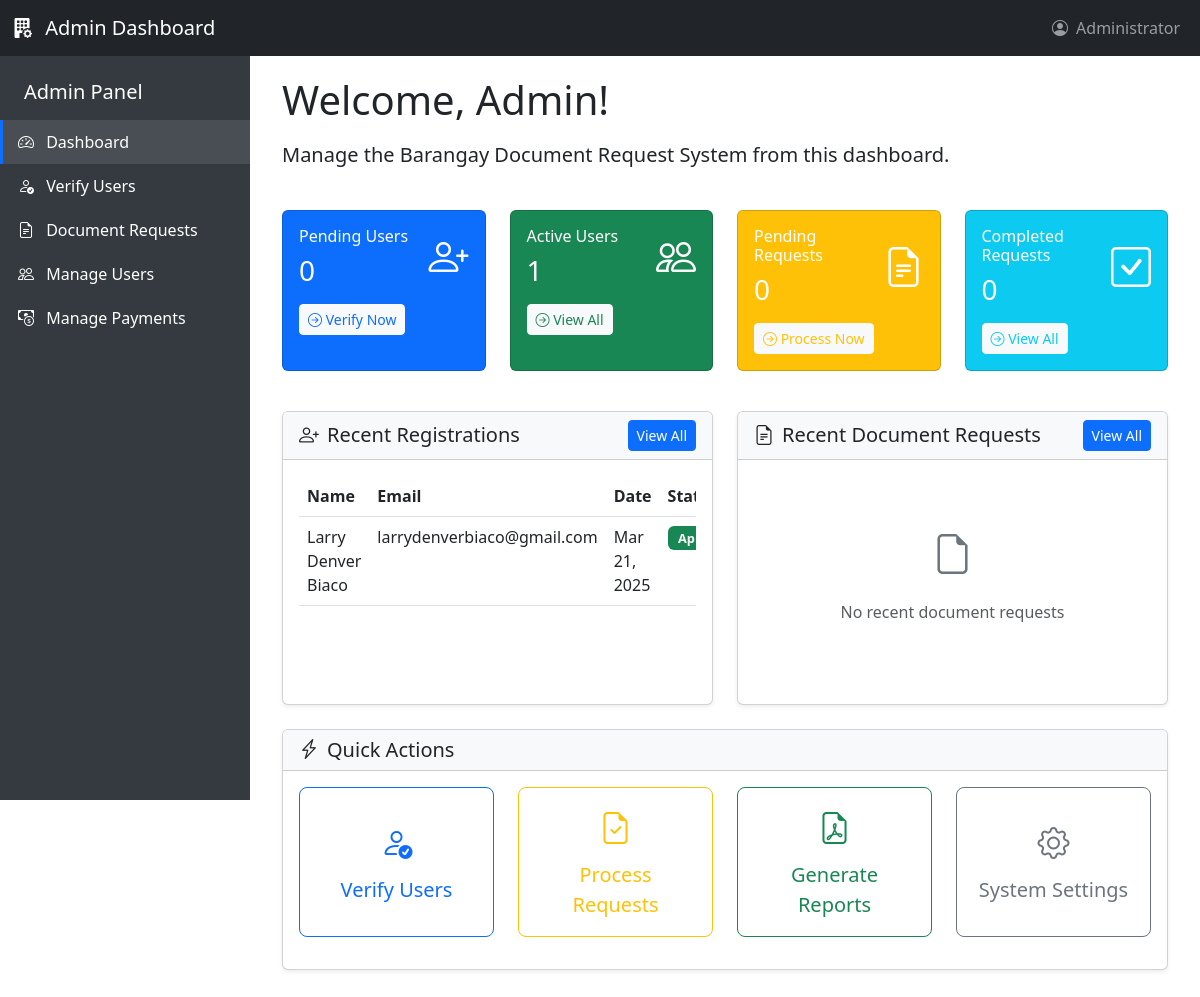
The app's page /admin.php with its own data.
### tables this page shows
CREATE TABLE `users` (
  `user_id` int(11) NOT NULL,
  `email` varchar(100) NOT NULL,
  `password` varchar(255) NOT NULL,
  `first_name` varchar(50) NOT NULL,
  `middle_name` varchar(50) DEFAULT NULL,
  `last_name` varchar(50) NOT NULL,
  `birthday` date NOT NULL,
  `gender` enum('male','female','other') NOT NULL,
  `contact_number` varchar(15) NOT NULL,
  `zone` varchar(20) NOT NULL,
  `house_number` varchar(50) NOT NULL,
  `id_path` varchar(255) NOT NULL,
  `user_type` enum('resident','staff','admin') NOT NULL DEFAULT 'resident',
  `status` enum('active','inactive','pending') NOT NULL DEFAULT 'pending',
  `created_at` timestamp NOT NULL DEFAULT current_timestamp(),
  `updated_at` timestamp NOT NULL DEFAULT current_timestamp() ON UPDATE current_timestamp(),
  `profile_pic` varchar(255) DEFAULT NULL
);

### admin.php (the view, shortened to what this page needs)
<?php
$servername = "localhost";
$username = "root";
$password = "";
$dbname = "barangay_request_system";
$pendingUsers = 0;
$activeUsers = 0;
$pendingRequests = 0;
$completedRequests = 0;
$recentUsers = [];
$recentRequests = [];
$conn = new mysqli($servername, $username, $password, $dbname);
if ($conn->connect_error) {
    $showAlert = true;
    $alertType = "danger";
    $alertMessage = "Database connection failed: " . $conn->connect_error;
} else {
    $userStatsSql = "SELECT
                    SUM(CASE WHEN status = 'pending' THEN 1 ELSE 0 END) as pending,
                    SUM(CASE WHEN status = 'active' THEN 1 ELSE 0 END) as active,
                    SUM(CASE WHEN status = 'inactive' THEN 1 ELSE 0 END) as inactive
                    FROM users WHERE user_type = 'resident'";
    $userStatsResult = $conn->query($userStatsSql);
    if ($userStatsResult && $userStatsRow = $userStatsResult->fetch_assoc()) {
        $pendingUsers = $userStatsRow['pending'] ?? 0;
        $activeUsers = $userStatsRow['active'] ?? 0;
    }
    try {
        $requestStatsSql = "SELECT
                          COUNT(*) as total_requests,
                          SUM(CASE WHEN status = 'pending' THEN 1 ELSE 0 END) as pending,
                          SUM(CASE WHEN status = 'completed' THEN 1 ELSE 0 END) as completed
                          FROM requests";
        $requestStatsResult = $conn->query($requestStatsSql);
        if ($requestStatsResult && $requestStatsRow = $requestStatsResult->fetch_assoc()) {
            $pendingRequests = $requestStatsRow['pending'] ?? 0;
            $completedRequests = $requestStatsRow['completed'] ?? 0;
        }
    } catch (Exception $e) {
        $totalRequests = 0;
        $pendingRequests = 0;
        $completedRequests = 0;
    }
    $recentUsersSql = "SELECT user_id, email, first_name, last_name, status, created_at
                      FROM users
                      WHERE user_type = 'resident'
                      ORDER BY created_at DESC LIMIT 5";
    $recentUsersResult = $conn->query($recentUsersSql);
    if ($recentUsersResult) {
        while ($row = $recentUsersResult->fetch_assoc()) {
            $recentUsers[] = $row;
        }
    }
}
?>
<!DOCTYPE html>
<html lang="en">
<head>
    <link href="https://cdnjs.cloudflare.com/ajax/libs/bootstrap/5.3.0/css/bootstrap.min.css" rel="stylesheet">
    <link rel="stylesheet" href="https://cdnjs.cloudflare.com/ajax/libs/bootstrap-icons/1.10.5/font/bootstrap-icons.min.css">
</head>
<body>
    <nav class="navbar navbar-expand-lg navbar-dark bg-dark fixed-top">
        <div class="container-fluid">
            <a class="navbar-brand" href="#">
                <i class="bi bi-building-fill-gear me-2"></i>
                Admin Dashboard
            </a>
            <div class="collapse navbar-collapse" id="navbarNav">
                <ul class="navbar-nav ms-auto">
                    <li class="nav-item">
                        <a class="nav-link" href="#" id="navbarDropdown">
                            <i class="bi bi-person-circle me-1"></i>
                            Administrator
                        </a>
                    </li>
                </ul>
            </div>
        </div>
    </nav>
    <div class="sidebar">
        <div class="pt-2 pb-4">
            <div class="px-4 py-3">
                <h5 class="mb-0">Admin Panel</h5>
            </div>
            <a href="admin.php" class="d-block text-decoration-none text-white sidebar-item active">
                <i class="bi bi-speedometer2 me-2"></i> Dashboard
            </a>
            <a href="Admin/view/verify-users.php" class="d-block text-decoration-none text-white sidebar-item">
                <i class="bi bi-person-check me-2"></i> Verify Users
            </a>
            <a href="Admin/view/document-requests.php" class="d-block text-decoration-none text-white sidebar-item">
                <i class="bi bi-file-earmark-text me-2"></i> Document Requests
            </a>
            <a href="Admin/view/manage-users.php" class="d-block text-decoration-none text-white sidebar-item">
                <i class="bi bi-people me-2"></i> Manage Users
            </a>
            <a href="Admin/view/manage-payments.php" class="d-block text-decoration-none text-white sidebar-item">
                <i class="bi bi-cash-coin me-2"></i> Manage Payments
            </a>
        </div>
    </div>
    <div class="main-content">
        <div class="container-fluid">
            <div class="row mb-4">
                <div class="col">
                    <h1 class="display-6 mb-3">Welcome, Admin!</h1>
                    <p class="lead">Manage the Barangay Document Request System from this dashboard.</p>
                </div>
            </div>
            <div class="row mb-4">
                <div class="col-lg-3 col-md-6 mb-3">
                    <div class="card stat-card h-100 bg-primary text-white">
                        <div class="card-body">
                            <div class="d-flex justify-content-between align-items-center">
                                <div>
                                    <h6 class="card-title">Pending Users</h6>
                                    <h3 class="mb-0"><?php echo $pendingUsers; ?></h3>
                                </div>
                                <i class="bi bi-person-plus fs-1"></i>
                            </div>
                            <div class="mt-3">
                                <a href="Admin/view/verify-users.php?status=pending" class="btn btn-light btn-sm text-primary">
                                    <i class="bi bi-arrow-right-circle"></i> Verify Now
                                </a>
                            </div>
                        </div>
                    </div>
                </div>
                <div class="col-lg-3 col-md-6 mb-3">
                    <div class="card stat-card h-100 bg-success text-white">
                        <div class="card-body">
                            <div class="d-flex justify-content-between align-items-center">
                                <div>
                                    <h6 class="card-title">Active Users</h6>
                                    <h3 class="mb-0"><?php echo $activeUsers; ?></h3>
                                </div>
                                <i class="bi bi-people fs-1"></i>
                            </div>
                            <div class="mt-3">
                                <a href="Admin/view/verify-users.php?status=active" class="btn btn-light btn-sm text-success">
                                    <i class="bi bi-arrow-right-circle"></i> View All
                                </a>
                            </div>
                        </div>
                    </div>
                </div>
                <div class="col-lg-3 col-md-6 mb-3">
                    <div class="card stat-card h-100 bg-warning text-white">
                        <div class="card-body">
                            <div class="d-flex justify-content-between align-items-center">
                                <div>
                                    <h6 class="card-title">Pending Requests</h6>
                                    <h3 class="mb-0"><?php echo $pendingRequests; ?></h3>
                                </div>
                                <i class="bi bi-file-earmark-text fs-1"></i>
                            </div>
                            <div class="mt-3">
                                <a href="Admin/view/document-requests.php?status=pending" class="btn btn-light btn-sm text-warning">
                                    <i class="bi bi-arrow-right-circle"></i> Process Now
                                </a>
                            </div>
                        </div>
                    </div>
                </div>
                <div class="col-lg-3 col-md-6 mb-3">
                    <div class="card stat-card h-100 bg-info text-white">
                        <div class="card-body">
                            <div class="d-flex justify-content-between align-items-center">
                                <div>
                                    <h6 class="card-title">Completed Requests</h6>
                                    <h3 class="mb-0"><?php echo $completedRequests; ?></h3>
                                </div>
                                <i class="bi bi-check-square fs-1"></i>
                            </div>
                            <div class="mt-3">
                                <a href="Admin/view/document-requests.php?status=completed" class="btn btn-light btn-sm text-info">
                                    <i class="bi bi-arrow-right-circle"></i> View All
                                </a>
                            </div>
                        </div>
                    </div>
                </div>
            </div>
            <div class="row">
                <div class="col-lg-6 mb-4">
                    <div class="card h-100 shadow-sm">
                        <div class="card-header bg-light d-flex justify-content-between align-items-center">
                            <h5 class="mb-0"><i class="bi bi-person-plus me-2"></i>Recent Registrations</h5>
                            <a href="verify-users.php" class="btn btn-sm btn-primary">View All</a>
                        </div>
                        <div class="card-body">
                            <?php if (empty($recentUsers)): ?>
                                <div class="text-center py-5">
                                    <i class="bi bi-people text-secondary" style="font-size: 2.5rem;"></i>
                                    <p class="mt-3 text-muted">No recent user registrations</p>
                                </div>
                            <?php else: ?>
                                <div class="table-responsive">
                                    <table class="table table-hover">
                                        <thead>
                                            <tr>
                                                <th>Name</th>
                                                <th>Email</th>
                                                <th>Date</th>
                                                <th>Status</th>
                                            </tr>
                                        </thead>
                                        <tbody>
                                            <?php foreach ($recentUsers as $user): ?>
                                            <tr>
                                                <td><?php echo htmlspecialchars($user['first_name'] . ' ' . $user['last_name']); ?></td>
                                                <td><?php echo htmlspecialchars($user['email']); ?></td>
                                                <td><?php echo date('M d, Y', strtotime($user['created_at'])); ?></td>
                                                <td>
                                                    <?php if ($user['status'] == 'pending'): ?>
                                                        <span class="badge bg-warning text-dark status-badge">Pending</span>
                                                    <?php elseif ($user['status'] == 'active'): ?>
                                                        <span class="badge bg-success status-badge">Approved</span>
                                                    <?php elseif ($user['status'] == 'inactive'): ?>
                                                        <span class="badge bg-danger status-badge">Rejected</span>
                                                    <?php endif; ?>
                                                </td>
                                            </tr>
                                            <?php endforeach; ?>
                                        </tbody>
                                    </table>
                                </div>
                            <?php endif; ?>
                        </div>
                    </div>
                </div>
                <div class="col-lg-6 mb-4">
                    <div class="card h-100 shadow-sm">
                        <div class="card-header bg-light d-flex justify-content-between align-items-center">
                            <h5 class="mb-0"><i class="bi bi-file-earmark-text me-2"></i>Recent Document Requests</h5>
                            <a href="Admin/view/document-requests.php" class="btn btn-sm btn-primary">View All</a>
                        </div>
                        <div class="card-body">
                            <?php if (empty($recentRequests)): ?>
                                <div class="text-center py-5">
                                    <i class="bi bi-file-earmark text-secondary" style="font-size: 2.5rem;"></i>
                                    <p class="mt-3 text-muted">No recent document requests</p>
                                </div>
                            <?php endif; ?>
                        </div>
                    </div>
                </div>
            </div>
            <div class="row mb-4">
                <div class="col-12">
                    <div class="card shadow-sm">
                        <div class="card-header bg-light">
                            <h5 class="mb-0"><i class="bi bi-lightning-charge me-2"></i>Quick Actions</h5>
                        </div>
                        <div class="card-body">
                            <div class="row">
                                <div class="col-md-3 col-sm-6 mb-3">
                                    <a href="Admin/view/verify-users.php?status=pending" class="btn btn-lg btn-outline-primary w-100 h-100 d-flex flex-column justify-content-center align-items-center py-3">
                                        <i class="bi bi-person-check fs-2 mb-2"></i>
                                        <span>Verify Users</span>
                                    </a>
                                </div>
                                <div class="col-md-3 col-sm-6 mb-3">
                                    <a href="Admin/view/document-requests.php?status=pending" class="btn btn-lg btn-outline-warning w-100 h-100 d-flex flex-column justify-content-center align-items-center py-3">
                                        <i class="bi bi-file-earmark-check fs-2 mb-2"></i>
                                        <span>Process Requests</span>
                                    </a>
                                </div>
                                <div class="col-md-3 col-sm-6 mb-3">
                                    <a href="reports.php" class="btn btn-lg btn-outline-success w-100 h-100 d-flex flex-column justify-content-center align-items-center py-3">
                                        <i class="bi bi-file-earmark-pdf fs-2 mb-2"></i>
                                        <span>Generate Reports</span>
                                    </a>
                                </div>
                                <div class="col-md-3 col-sm-6 mb-3">
                                    <a href="settings.php" class="btn btn-lg btn-outline-secondary w-100 h-100 d-flex flex-column justify-content-center align-items-center py-3">
                                        <i class="bi bi-gear fs-2 mb-2"></i>
                                        <span>System Settings</span>
                                    </a>
                                </div>
                            </div>
                        </div>
                    </div>
                </div>
            </div>
        </div>
    </div>
</body>
</html>

### records on screen
users: first_name+last_name "Larry Denver Biaco", email "larrydenverbiaco@gmail.com", created_at "Mar 21, 2025", status "Approved"

### other values on screen
$pendingUsers "0"
$activeUsers "1"
$pendingRequests "0"
$completedRequests "0"
